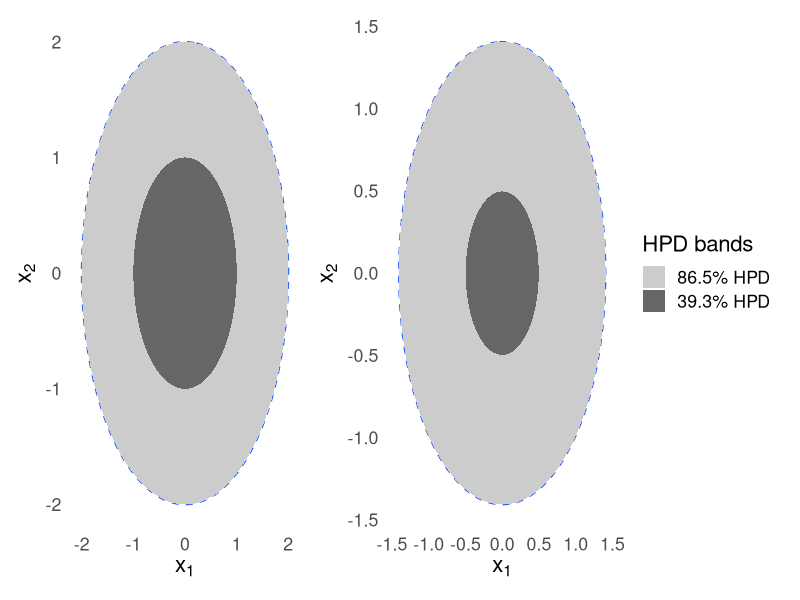
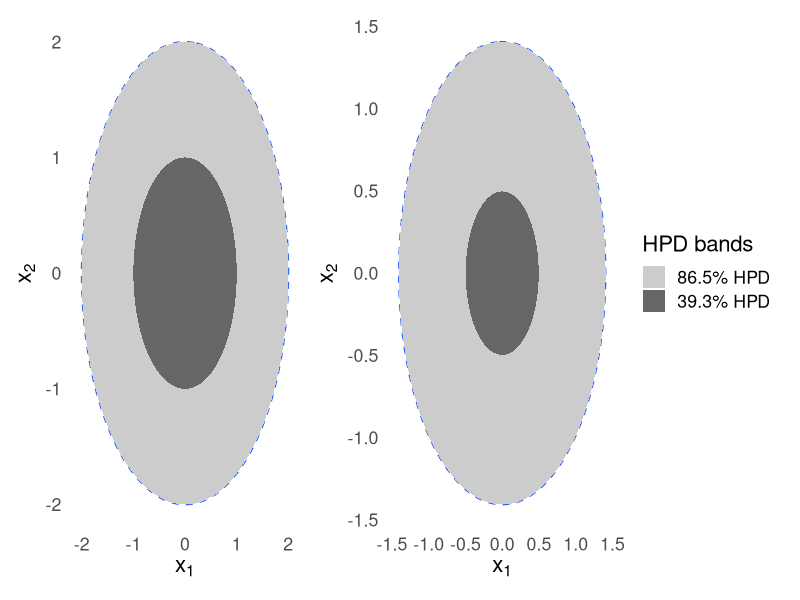

The R script that drew these images, in order:
# ==== Packages ====
library(ggplot2)
library(mvtnorm)   # dmvnorm, dmvt
library(sn)        # dmvSN (skew-normal)
library(patchwork) 

# Auxiliary function: Given the coverage alpha, calculate the HPD threshold (density level)====
hpd_threshold <- function(z, dx, dy, alpha) {
  ord <- order(z, decreasing = TRUE)
  cum <- cumsum(z[ord]) * dx * dy
  z[ord][which(cum >= alpha)[1]]
}

# Generate grid+density+HPD contour map
make_hpd_plot <- function(dens_fun, pars, xlim = c(-4, 4), ylim = c(-4, 4),
                          n = 300, title = "", subtitle = "") {
  x <- seq(xlim[1], xlim[2], length.out = n)
  y <- seq(ylim[1], ylim[2], length.out = n)
  dx <- diff(x)[1]; dy <- diff(y)[1]
  
  # Calculate density (dens_fun needs to return the vectorized density)
  XY <- cbind(rep(x, each = n), rep(y, times = n))
  z  <- dens_fun(XY, pars)
  df <- data.frame(x = XY[,1], y = XY[,2], z = z)
  
  # Calculate HPD threshold: 39.3% and 86.5%
  level_0393 <- hpd_threshold(z, dx, dy, 0.393)
  level_0865 <- hpd_threshold(z, dx, dy, 0.865)

  # Drawing: Mark the HPD boundary with contour lines
  p <- ggplot(df, aes(x, y, z = z)) +
    ## First, draw two HPD boundaries: 86.5% (outer circle, dashed line), 39.3% (inner circle, solid line)
    geom_contour(breaks = c(level_0865), linewidth = 0.6, linetype = "dashed") +
    geom_contour(breaks = c(level_0393), linewidth = 0.9) + 
    # Micro filling in the central area
    stat_contour_filled(breaks = c(level_0865, level_0393, max(z) + 1e99),
                        show.legend =  TRUE) +
    ## The colors of the two bands: light gray on the outer ring and dark gray on the inner ring;
    scale_fill_manual(
      name   = "HPD bands",
      values = c("grey80", "grey40"),       
      labels = c("86.5% HPD", "39.3% HPD")
    ) +
    labs(x = expression(x[1]), y = expression(x[2])) +
    theme_minimal(base_size = 16) +
    theme(plot.title = element_text(face = "bold"),
          panel.grid = element_blank(),
          legend.position = "right" )
  return(p)
}

# ==== Density function: two-dimensional normal ====
dens_bvnormal <- function(XY, pars) {
  mvtnorm::dmvnorm(XY, mean = pars$mu, sigma = pars$Sigma)
}

# ====Density function: 2D skew normal====
dens_bvskewnorm <- function(XY, pars) {
  #SN: DMSN requires xi (position), Omega (covariance), alpha (shape)
  sn::dmsn(XY, xi = pars$xi, Omega = pars$Omega, alpha = pars$alpha)
}

# ====Density function: two-dimensional t (heavy tailed)）====
dens_bvt <- function(XY, pars) {
  nu <- pars$df
  # Target covariance: Pars $Sigma
  # The sigma passed to dmvt needs to be scaled to: Sigma * ((nu-2)/nu)
  sigma_mvtnorm <- pars$Sigma * ((nu - 2) / nu)
  mvtnorm::dmvt(XY, delta = pars$mu, sigma = sigma_mvtnorm, df = nu, log = FALSE)
}


# -------------------------------
#Left image: Two dimensional normal (the "reference" of approximate normal posterior)
# -------------------------------
pars_norm <- list(
  mu    = c(0, 0),
  Sigma = matrix(c(1, 0,
                   0, 1.0), 2, 2, byrow = TRUE)
)

p_left <- make_hpd_plot(
  dens_fun = dens_bvnormal,
  pars     = pars_norm,
  xlim     = c(-4, 4),
  ylim     = c(-4, 4),
  n        = 300,
  title    = "Normal posterior (benchmark)",
  subtitle = "HPD contours at 39.3% (solid) and 86.5% (dashed)"
)

# ---------------------------------
# 右图：偏态/重尾后验（任选其一）
# 这里默认用“偏态” skew-normal；若想改用重尾 t，请见下方替代
# ---------------------------------
use_skew <- FALSE  # TRUE 用 skew-normal；FALSE 用 t 重尾

if (use_skew) {
  pars_skew <- list(
    xi    = c(0, 0),
    Omega = matrix(c(1, 0,
                     0, 1), 2, 2, byrow = TRUE),
    alpha = c(6, 0)  #Shape parameters produce significant skewness
  )
  p_right <- make_hpd_plot(
    dens_fun = dens_bvskewnorm,
    pars     = pars_skew,
    xlim     = c(-4, 4),
    ylim     = c(-4, 4),
    n        = 300,
    title    = "Skewed posterior (illustrative)",
    subtitle = "HPD contours at 39.3% (solid) and 86.5% (dashed)"
  )
} else {
  pars_t <- list(
    mu    = c(0, 0),
    Sigma = pars_norm$Sigma,
    df    = 2.5
  )
  p_right <- make_hpd_plot(
    dens_fun = dens_bvt,
    pars     = pars_t,
    xlim     = c(-4, 4),
    ylim     = c(-4, 4),
    n        = 300,
    title    = "Heavy-tailed posterior (t, df=2.5)",
    subtitle = "HPD contours at 39.3% (solid) and 86.5% (dashed)"
  )
}

p <- p_left + p_right +
  plot_layout(widths = c(1, 1), guides = "collect") &
  theme(legend.position = "right")
print(p)


# 保存
ggsave("images/hpd_normal_vs_student-t.pdf",
       p, width = 8.5, height = 4.2, device = "pdf")
